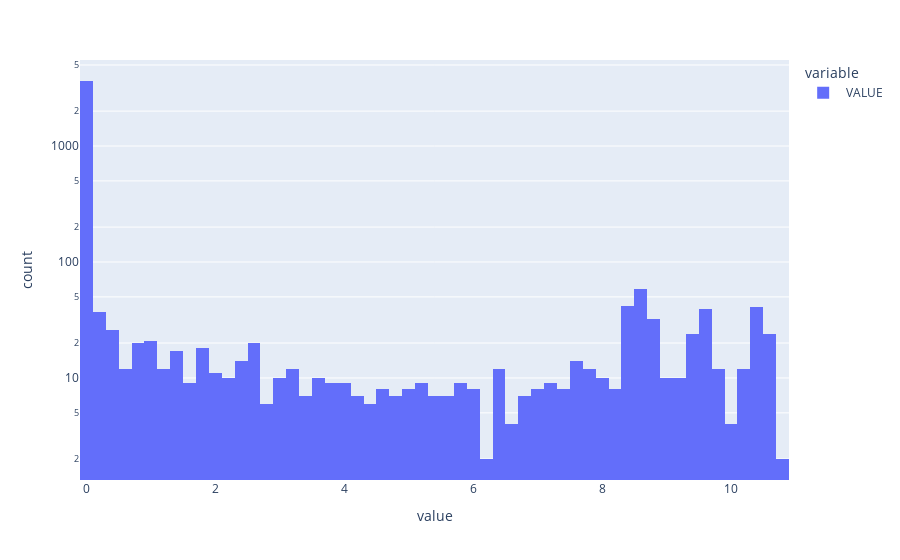

The notebook cell this image was saved under:
### Code cell
px.histogram(generator_power[' VALUE'], log_y=True)

### Figure 1 — Plotly figure (JSON) as saved in the notebook; plotly's stock layout.template omitted (floating-point values rounded to 4 significant figures; data arrays with more than 128 entries replaced by an {"elided": "..."} marker saying what was removed)
{"data": [{"alignmentgroup": "True", "bingroup": "x", "hovertemplate": "variable= VALUE<br>value=%{x}<br>count=%{y}<extra></extra>", "legendgroup": " VALUE", "marker": {"color": "#636efa", "pattern": {"shape": ""}}, "name": " VALUE", "offsetgroup": " VALUE", "orientation": "v", "showlegend": true, "type": "histogram", "x": {"elided": "4407 float values"}, "xaxis": "x", "yaxis": "y"}], "layout": {"barmode": "relative", "legend": {"title": {"text": "variable"}, "tracegroupgap": 0}, "margin": {"t": 60}, "xaxis": {"anchor": "y", "domain": [0, 1], "title": {"text": "value"}}, "yaxis": {"anchor": "x", "domain": [0, 1], "title": {"text": "count"}, "type": "log"}}}
